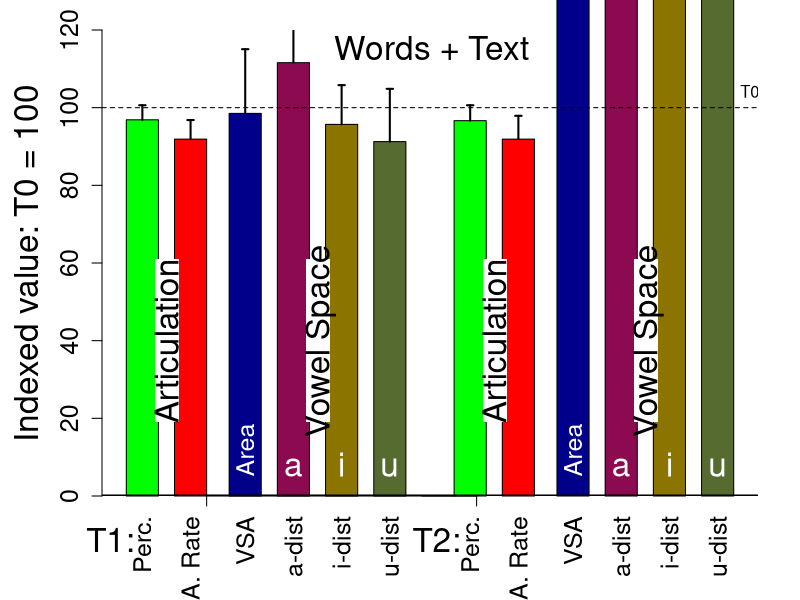
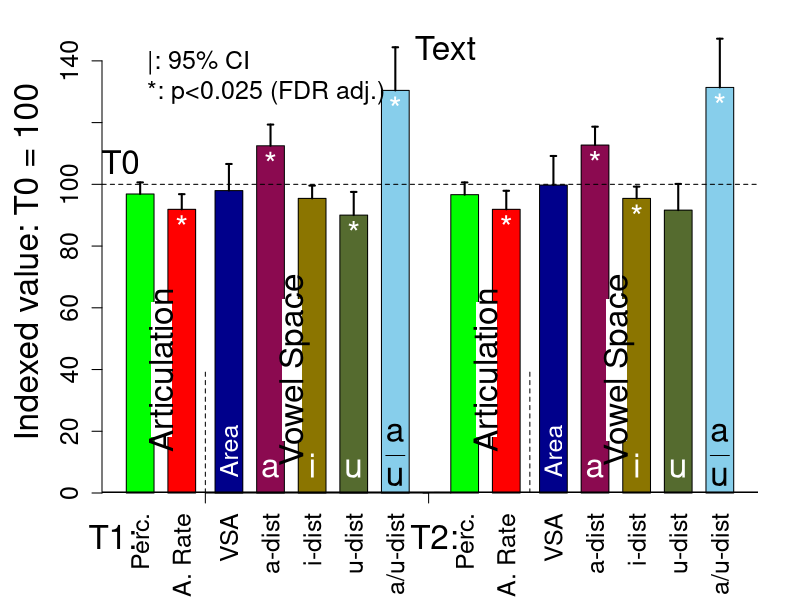
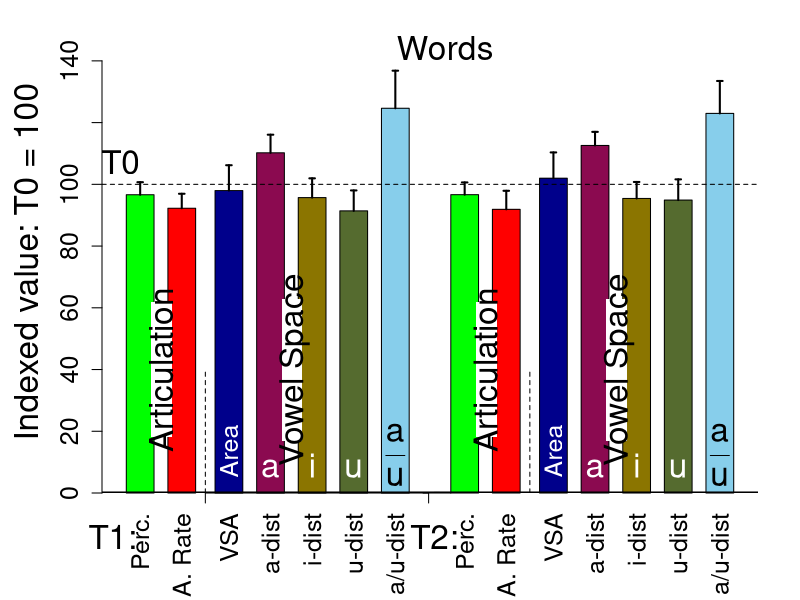

The R source for these figures, in order:
# R
#
# Copyright: 2017-2018, R.J.J.H. van Son and the Netherlands Cancer Institute
# License: GNU GPL v2 or later
# email: r.v.son@nki.nl
#
#
library("lmtest")
#
# A4 size in Inches
OutputWidth <-  11.692;
OutputHeight <- 7.5;
#
filenameTextWords <- "PerceptualArtRateVSA_hist_TextWords.pdf"
filenameText <- "PerceptualArtRateVSA_hist_Text.pdf"
filenameWords <- "PerceptualArtRateVSA_hist_Words.pdf"


LexpTableIndividual <- read.table("ListeningExp.tsv", header = TRUE, sep = "\t", na.strings = "-");
LexpTableIndividual$T <- factor(LexpTableIndividual$T, ordered=TRUE)
LexpTableIndividual$Speaker <- factor(LexpTableIndividual$Speaker, ordered=FALSE)

PatakaTable <- read.table("Pataka_results.tsv", header = TRUE, sep = "\t", na.strings = "-");

VowelTable <- read.table("Patient_data_Robust.tsv", header = TRUE, sep = "\t", na.strings = "-");
VowelTable$T <- factor(VowelTable$T, ordered=TRUE)
VowelTable$Speaker <- factor(VowelTable$Speaker, ordered=TRUE)

# Normalize scores
LexpTableIndividual$NormRating <- LexpTableIndividual$Rating
for(eval in unique(LexpTableIndividual$Evaluator)){
	LexpTableIndividual[LexpTableIndividual$Evaluator==eval,]$NormRating <- as.vector(scale(LexpTableIndividual[LexpTableIndividual$Evaluator==eval,]$Rating))
}

LexpTable <- aggregate(cbind(Rating, NormRating)~Speaker+T+Sex, data=LexpTableIndividual, mean);
VowelTable <- merge(VowelTable, LexpTable, by=c("Speaker", "T", "Sex"), sort = TRUE, all = TRUE)
VowelTable <- merge(VowelTable, PatakaTable, by = c("Speaker", "T"), suffixes = c("", ".pataka"), sort = TRUE, all=TRUE)


# Convert to T0, T1, T2 table
T0Table <- subset(VowelTable, subset = T == 0)
T1Table <- subset(VowelTable, subset = T == 1)
T2Table <- subset(VowelTable, subset = T == 2)
names(T2Table) <- paste(names(T2Table),".T2", sep="")
names(T2Table)[1] <- "Speaker"
names(T2Table)[2] <- "T"
names(T2Table)[3] <- "Sex"
names(T2Table)[4] <- "Name"
names(T2Table)[5] <- "Task"

TimeTable <- merge(T0Table, T1Table, by = c("Speaker", "Task"), suffixes = c(".T0", ".T1"), sort = TRUE, all = TRUE)
TimeTable <- merge(TimeTable, T2Table, by = c("Speaker", "Task"), sort = TRUE, all = TRUE)

# Indexed values on time T0
TimeTable$IdxNormRating.T1 <- 100 + 12*(TimeTable$NormRating.T1 - TimeTable$NormRating.T0)
TimeTable$IdxNormRating.T2 <- 100 + 12*(TimeTable$NormRating.T2 - TimeTable$NormRating.T0)

TimeTable$Idxart.rate.T1 <- 100 * TimeTable$art.rate.T1 / TimeTable$art.rate.T0
TimeTable$Idxart.rate.T2 <- 100 * TimeTable$art.rate.T2 / TimeTable$art.rate.T0

TimeTable$IdxArea2.T1 <- 100 * TimeTable$Area2.T1 / TimeTable$Area2.T0
TimeTable$IdxArea2.T2 <- 100 * TimeTable$Area2.T2 / TimeTable$Area2.T0

TimeTable$Idx.i.dist.T1 <- 100 * TimeTable$i.dist.T1 / TimeTable$i.dist.T0
TimeTable$Idx.i.dist.T2 <- 100 * TimeTable$i.dist.T2 / TimeTable$i.dist.T0

TimeTable$Idx.a.dist.T1 <- 100 * TimeTable$a.dist.T1 / TimeTable$a.dist.T0
TimeTable$Idx.a.dist.T2 <- 100 * TimeTable$a.dist.T2 / TimeTable$a.dist.T0

TimeTable$Idx.u.dist.T1 <- 100 * TimeTable$u.dist.T1 / TimeTable$u.dist.T0
TimeTable$Idx.u.dist.T2 <- 100 * TimeTable$u.dist.T2 / TimeTable$u.dist.T0


# Mean values and CI 
p.value <- function(x) {if(length(x)>2) {t <- t.test(x, na.rm=TRUE); t$p.value} else 1 }
ci <- function(x) {if(length(x)>3) {t <- t.test(x, na.rm=TRUE); (t$conf.int[[2]]- t$conf.int[[1]])/2} else 0 }

# Plot figure
pdf(filenameTextWords, width=OutputWidth, height=OutputHeight, useDingbats=FALSE);

indexLabels <- c("Perc.", "A. Rate", "VSA", "a-dist", "i-dist", "u-dist")
indexSpace <- c(0, 0.5, 0.7, 0.5, 0.5, 0.5)

combinedTable <- merge(TimeTable[TimeTable$Task=="Words",], TimeTable[TimeTable$Task=="Dapre",], by=c("Speaker", "Sex"))
IndexedValues.T1 <- c(
mean(TimeTable[TimeTable$Task=="Dapre",]$IdxNormRating.T1, na.rm=TRUE),
mean(TimeTable[TimeTable$Task=="Dapre",]$Idxart.rate.T1, na.rm=TRUE),
mean((combinedTable$IdxArea2.T1.x+combinedTable$IdxArea2.T1.y)/2, na.rm=TRUE),
mean((combinedTable$Idx.a.dist.T1.x+combinedTable$Idx.a.dist.T1.y)/2, na.rm=TRUE),
mean((combinedTable$Idx.i.dist.T1.x+combinedTable$Idx.i.dist.T1.y)/2, na.rm=TRUE),
mean((combinedTable$Idx.u.dist.T1.x+combinedTable$Idx.u.dist.T1.y)/2, na.rm=TRUE)
)
IndexedValues.T1.CI <- c(
ci(TimeTable[TimeTable$Task=="Dapre",]$IdxNormRating.T1),
ci(TimeTable[TimeTable$Task=="Dapre",]$Idxart.rate.T1),
ci((combinedTable$IdxArea2.T1.x+combinedTable$IdxArea2.T1.y)),
ci((combinedTable$Idx.a.dist.T1.x+combinedTable$Idx.a.dist.T1.y)),
ci((combinedTable$Idx.i.dist.T1.x+combinedTable$Idx.i.dist.T1.y)),
ci((combinedTable$Idx.u.dist.T1.x+combinedTable$Idx.u.dist.T1.y))
)
IndexedValues.T2 <- c(
mean(TimeTable[TimeTable$Task=="Dapre",]$IdxNormRating.T2, na.rm=TRUE),
mean(TimeTable[TimeTable$Task=="Dapre",]$Idxart.rate.T2, na.rm=TRUE),
mean((combinedTable$IdxArea2.T2.x+combinedTable$IdxArea2.T2.y), na.rm=TRUE),
mean((combinedTable$Idx.a.dist.T2.x+combinedTable$Idx.a.dist.T2.y), na.rm=TRUE),
mean((combinedTable$Idx.i.dist.T2.x+combinedTable$Idx.i.dist.T2.y), na.rm=TRUE),
mean((combinedTable$Idx.u.dist.T2.x+combinedTable$Idx.u.dist.T2.y), na.rm=TRUE)
)
IndexedValues.T2.CI <- c(
ci(TimeTable[TimeTable$Task=="Dapre",]$IdxNormRating.T2),
ci(TimeTable[TimeTable$Task=="Dapre",]$Idxart.rate.T2),
ci((combinedTable$IdxArea2.T2.x+combinedTable$IdxArea2.T2.y)),
ci((combinedTable$Idx.a.dist.T2.x+combinedTable$Idx.a.dist.T2.y)),
ci((combinedTable$Idx.i.dist.T2.x+combinedTable$Idx.i.dist.T2.y)),
ci((combinedTable$Idx.u.dist.T2.x+combinedTable$Idx.u.dist.T2.y))
)

par(mai=c(1.04,1.02,0.3,0.42))
par(family="Helvetica")
colorlist <- c("green1", "red1", "darkblue", "deeppink4", "gold4", "darkolivegreen", "skyblue", "red", "deeppink", "green")

x <- barplot(c(IndexedValues.T1, 0, IndexedValues.T2), ylim=c(0, 120), ylab="Indexed value: T0 = 100", cex.lab=2, cex.axis=1.5, col=c(colorlist[1:6], "grey", colorlist[1:6]), space=c(indexSpace, 0.5, indexSpace))
abline(h=100, lty=2)
abline(h=0, lty=1, lwd=3)
axis(side=1, labels=c(indexLabels, " ", indexLabels), at=x, cex.axis=1.5, las=3, tick=FALSE)
axis(at=c(2.5, 10.9), tick=TRUE, side=1, labels=FALSE)
mtext("T1:", at=c(-0.5), line=2, side=1, cex=2)
mtext("T2:", at=c(9.65), line=2, side=1, cex=2)

segments(x, c(IndexedValues.T1, 0, IndexedValues.T2), x, c(IndexedValues.T1, 0, IndexedValues.T2)+c(IndexedValues.T1.CI, 0, IndexedValues.T2.CI), lwd=2)
segments(x-0.1, c(IndexedValues.T1, 0, IndexedValues.T2)+c(IndexedValues.T1.CI, 0, IndexedValues.T2.CI), x+0.1, c(IndexedValues.T1, 0, IndexedValues.T2)+c(IndexedValues.T1.CI, 0, IndexedValues.T2.CI), lwd=2)

text(9.5, 120, labels="Words + Text", pos=1, cex=2)
text(x[13]+1, 100, labels="T0", pos=3, cex=1)

rect(((x[1]+x[2])/2 - 0.35), 19, ((x[1]+x[2])/2 + 0.4), 61, col="white", border="white", lty=0)
rect(((x[8]+x[9])/2 - 0.35), 19, ((x[8]+x[9])/2 + 0.4), 61, col="white", border="white", lty=0)
rect(((x[4]+x[5])/2 - 0.35), 19, ((x[4]+x[5])/2 + 0.4), 61, col="white", border="white", lty=0)
rect(((x[11]+x[12])/2 - 0.35), 19, ((x[11]+x[12])/2 + 0.4), 61, col="white", border="white", lty=0)

text((x[1]+x[2])/2, 40, labels="Articulation", adj=c(0.5, 0.5), cex=2, srt=90)
text((x[8]+x[9])/2, 40, labels="Articulation", adj=c(0.5, 0.5), cex=2, srt=90)
text((x[4]+x[5])/2, 40, labels="Vowel Space", adj=c(0.5, 0.5), cex=2, srt=90)
text((x[11]+x[12])/2, 40, labels="Vowel Space", adj=c(0.5, 0.5), cex=2, srt=90)

text(x[3], 5, labels="Area", adj=c(0, 0.5), cex=1.5, srt=90, col="white")
text(x[4], 5, labels="a", adj=c(0.5, 0), cex=2, col="white")
text(x[5], 5, labels="i", adj=c(0.5, 0), cex=2, col="white")
text(x[6], 5, labels="u", adj=c(0.5, 0), cex=2, col="white")
text(x[10], 5, labels="Area", adj=c(0, 0.5), cex=1.5, srt=90, col="white")
text(x[11], 5, labels="a", adj=c(0.5, 0), cex=2, col="white")
text(x[12], 5, labels="i", adj=c(0.5, 0), cex=2, col="white")
text(x[13], 5, labels="u", adj=c(0.5, 0), cex=2, col="white")

dev.off(dev.cur())

# Text Mean values and CI 

# Plot figure
pdf(filenameText, width=OutputWidth, height=OutputHeight, useDingbats=FALSE);

indexLabels <- c("Perc.", "A. Rate", "VSA", "a-dist", "i-dist", "u-dist", "a/u-dist")
indexSpace <- c(0, 0.5, 0.7, 0.5, 0.5, 0.5, 0.5)

combinedTable <- TimeTable[TimeTable$Task=="Dapre",]
IndexedValues.T1 <- c(
mean(TimeTable[TimeTable$Task=="Dapre",]$IdxNormRating.T1, na.rm=TRUE),
mean(TimeTable[TimeTable$Task=="Dapre",]$Idxart.rate.T1, na.rm=TRUE),
mean(combinedTable$IdxArea2.T1, na.rm=TRUE),
mean(combinedTable$Idx.a.dist.T1, na.rm=TRUE),
mean(combinedTable$Idx.i.dist.T1, na.rm=TRUE),
mean(combinedTable$Idx.u.dist.T1, na.rm=TRUE),
mean(100*combinedTable$Idx.a.dist.T1/combinedTable$Idx.u.dist.T1, na.rm=TRUE)
)
IndexedValues.T1.CI <- c(
ci(TimeTable[TimeTable$Task=="Dapre",]$IdxNormRating.T1),
ci(TimeTable[TimeTable$Task=="Dapre",]$Idxart.rate.T1),
ci(combinedTable$IdxArea2.T1),
ci(combinedTable$Idx.a.dist.T1),
ci(combinedTable$Idx.i.dist.T1),
ci(combinedTable$Idx.u.dist.T1),
ci(100*combinedTable$Idx.a.dist.T1/combinedTable$Idx.u.dist.T1)
)
IndexedValues.T1.P <- c(
p.value(TimeTable[TimeTable$Task=="Dapre",]$IdxNormRating.T1-100),
p.value(TimeTable[TimeTable$Task=="Dapre",]$Idxart.rate.T1-100),
p.value(combinedTable$IdxArea2.T1-100),
p.value(combinedTable$Idx.a.dist.T1-100),
p.value(combinedTable$Idx.i.dist.T1-100),
p.value(combinedTable$Idx.u.dist.T1-100),
p.value(100*combinedTable$Idx.a.dist.T1/combinedTable$Idx.u.dist.T1-100)
)
IndexedValues.T2 <- c(
mean(TimeTable[TimeTable$Task=="Dapre",]$IdxNormRating.T2, na.rm=TRUE),
mean(TimeTable[TimeTable$Task=="Dapre",]$Idxart.rate.T2, na.rm=TRUE),
mean(combinedTable$IdxArea2.T2, na.rm=TRUE),
mean(combinedTable$Idx.a.dist.T2, na.rm=TRUE),
mean(combinedTable$Idx.i.dist.T2, na.rm=TRUE),
mean(combinedTable$Idx.u.dist.T2, na.rm=TRUE),
mean(100*combinedTable$Idx.a.dist.T2/combinedTable$Idx.u.dist.T2, na.rm=TRUE)
)
IndexedValues.T2.CI <- c(
ci(TimeTable[TimeTable$Task=="Dapre",]$IdxNormRating.T2),
ci(TimeTable[TimeTable$Task=="Dapre",]$Idxart.rate.T2),
ci(combinedTable$IdxArea2.T2),
ci(combinedTable$Idx.a.dist.T2),
ci(combinedTable$Idx.i.dist.T2),
ci(combinedTable$Idx.u.dist.T2),
ci(100*combinedTable$Idx.a.dist.T2/combinedTable$Idx.u.dist.T2)
)
IndexedValues.T2.P <- c(
p.value(TimeTable[TimeTable$Task=="Dapre",]$IdxNormRating.T2-100),
p.value(TimeTable[TimeTable$Task=="Dapre",]$Idxart.rate.T2-100),
p.value(combinedTable$IdxArea2.T2-100),
p.value(combinedTable$Idx.a.dist.T2-100),
p.value(combinedTable$Idx.i.dist.T2-100),
p.value(combinedTable$Idx.u.dist.T2-100),
p.value(100*combinedTable$Idx.a.dist.T2/combinedTable$Idx.u.dist.T2-100)
)

par(mai=c(1.07,1.02,0.3,0.42))
par(family="Helvetica")
colorlist <- c("green1", "red1", "darkblue", "deeppink4", "gold4", "darkolivegreen", "skyblue", "red", "deeppink", "green")

x <- barplot(c(IndexedValues.T1, 0, IndexedValues.T2), ylim=c(0, 150), ylab="Indexed value: T0 = 100", cex.lab=2, cex.axis=1.5, col=c(colorlist[1:7], "grey", colorlist[1:7]), space=c(indexSpace, 0.5, indexSpace))
abline(h=100, lty=2)
abline(h=0, lty=1, lwd=3)
axis(side=1, labels=c(indexLabels, " ", indexLabels), at=x, cex.axis=1.5, las=3, tick=FALSE)
axis(at=c(2.85, 10.9), tick=TRUE, side=1, labels=FALSE)
segments(c(2.85, (x[10]+x[11])/2), c(0,0), c(2.85, (x[10]+x[11])/2), c(40,40), lty=2)
mtext("T1:", at=c(-0.5), line=2, side=1, cex=2)
mtext("T2:", at=c(11.1), line=2, side=1, cex=2)

segments(x, c(IndexedValues.T1, 0, IndexedValues.T2), x, c(IndexedValues.T1, 0, IndexedValues.T2)+c(IndexedValues.T1.CI, 0, IndexedValues.T2.CI), lwd=2)
segments(x-0.1, c(IndexedValues.T1, 0, IndexedValues.T2)+c(IndexedValues.T1.CI, 0, IndexedValues.T2.CI), x+0.1, c(IndexedValues.T1, 0, IndexedValues.T2)+c(IndexedValues.T1.CI, 0, IndexedValues.T2.CI), lwd=2)

p.Texts <- c()
p.Texts[1:15] <- ""
p.Texts[c(IndexedValues.T1.P <= 0.025, FALSE, IndexedValues.T2.P <= 0.025)] <- "*"
text(x, c(IndexedValues.T1, 0, IndexedValues.T2), labels=p.Texts, pos=1, cex=2, col="white")
print(c(IndexedValues.T1.P, FALSE, IndexedValues.T2.P))
print(p.Texts)

text(11.5, 150, labels="Text", pos=1, cex=2)
text(-0.2, 100, labels="T0", pos=3, cex=2)

rect(((x[1]+x[2])/2 - 0.35), 18, ((x[1]+x[2])/2 + 0.4), 62, col="white", border="white", lty=0)
rect(((x[9]+x[10])/2 - 0.35), 18, ((x[9]+x[10])/2 + 0.4), 62, col="white", border="white", lty=0)
rect(((x[4]+x[5])/2 - 0.35), 17, ((x[4]+x[5])/2 + 0.4), 63, col="white", border="white", lty=0)
rect(((x[12]+x[13])/2 - 0.35), 17, ((x[12]+x[13])/2 + 0.4), 63, col="white", border="white", lty=0)

text((x[1]+x[2])/2, 40, labels="Articulation", adj=c(0.5, 0.5), cex=2, srt=90)
text((x[9]+x[10])/2, 40, labels="Articulation", adj=c(0.5, 0.5), cex=2, srt=90)
text((x[4]+x[5])/2, 40, labels="Vowel Space", adj=c(0.5, 0.5), cex=2, srt=90)
text((x[12]+x[13])/2, 40, labels="Vowel Space", adj=c(0.5, 0.5), cex=2, srt=90)

text(x[3], 5, labels="Area", adj=c(0, 0.5), cex=1.5, srt=90, col="white")
text(x[4], 5, labels="a", adj=c(0.5, 0), cex=2, col="white")
text(x[5], 5, labels="i", adj=c(0.5, 0), cex=2, col="white")
text(x[6], 5, labels="u", adj=c(0.5, 0), cex=2, col="white")
text(x[7], 2, labels=expression(over(a, u)), adj=c(0.5, 0), cex=2, col="black")
text(x[11], 5, labels="Area", adj=c(0, 0.5), cex=1.5, srt=90, col="white")
text(x[12], 5, labels="a", adj=c(0.5, 0), cex=2, col="white")
text(x[13], 5, labels="i", adj=c(0.5, 0), cex=2, col="white")
text(x[14], 5, labels="u", adj=c(0.5, 0), cex=2, col="white")
text(x[15], 2, labels=expression(over(a, u)), adj=c(0.5, 0), cex=2, col="black")

legend("topleft", legend=c("|: 95% CI", "*: p<0.025 (FDR adj.)"), bty="n", cex=1.5, xjust=1)


dev.off(dev.cur())

# Words Mean values and CI 
pdf(filenameWords, width=OutputWidth, height=OutputHeight, useDingbats=FALSE);

indexLabels <- c("Perc.", "A. Rate", "VSA", "a-dist", "i-dist", "u-dist", "a/u-dist")

combinedTable <- TimeTable[TimeTable$Task=="Words",]
IndexedValues.T1 <- c(
mean(TimeTable[TimeTable$Task=="Words",]$IdxNormRating.T1, na.rm=TRUE),
mean(TimeTable[TimeTable$Task=="Words",]$Idxart.rate.T1, na.rm=TRUE),
mean(combinedTable$IdxArea2.T1, na.rm=TRUE),
mean(combinedTable$Idx.a.dist.T1, na.rm=TRUE),
mean(combinedTable$Idx.i.dist.T1, na.rm=TRUE),
mean(combinedTable$Idx.u.dist.T1, na.rm=TRUE),
mean(100*combinedTable$Idx.a.dist.T1/combinedTable$Idx.u.dist.T1, na.rm=TRUE)
)
IndexedValues.T1.CI <- c(
ci(TimeTable[TimeTable$Task=="Words",]$IdxNormRating.T1),
ci(TimeTable[TimeTable$Task=="Words",]$Idxart.rate.T1),
ci(combinedTable$IdxArea2.T1),
ci(combinedTable$Idx.a.dist.T1),
ci(combinedTable$Idx.i.dist.T1),
ci(combinedTable$Idx.u.dist.T1),
ci(100*combinedTable$Idx.a.dist.T1/combinedTable$Idx.u.dist.T1)
)
IndexedValues.T1.P <- c(
p.value(TimeTable[TimeTable$Task=="Words",]$IdxNormRating.T1-100),
p.value(TimeTable[TimeTable$Task=="Words",]$Idxart.rate.T1-100),
p.value(combinedTable$IdxArea2.T1-100),
p.value(combinedTable$Idx.a.dist.T1-100),
p.value(combinedTable$Idx.i.dist.T1-100),
p.value(combinedTable$Idx.u.dist.T1-100),
p.value(100*combinedTable$Idx.a.dist.T1/combinedTable$Idx.u.dist.T1-100)
)
IndexedValues.T2 <- c(
mean(TimeTable[TimeTable$Task=="Words",]$IdxNormRating.T2, na.rm=TRUE),
mean(TimeTable[TimeTable$Task=="Words",]$Idxart.rate.T2, na.rm=TRUE),
mean(combinedTable$IdxArea2.T2, na.rm=TRUE),
mean(combinedTable$Idx.a.dist.T2, na.rm=TRUE),
mean(combinedTable$Idx.i.dist.T2, na.rm=TRUE),
mean(combinedTable$Idx.u.dist.T2, na.rm=TRUE),
mean(100*combinedTable$Idx.a.dist.T2/combinedTable$Idx.u.dist.T2, na.rm=TRUE)
)
IndexedValues.T2.CI <- c(
ci(TimeTable[TimeTable$Task=="Words",]$IdxNormRating.T2),
ci(TimeTable[TimeTable$Task=="Words",]$Idxart.rate.T2),
ci(combinedTable$IdxArea2.T2),
ci(combinedTable$Idx.a.dist.T2),
ci(combinedTable$Idx.i.dist.T2),
ci(combinedTable$Idx.u.dist.T2),
ci(100*combinedTable$Idx.a.dist.T2/combinedTable$Idx.u.dist.T2)
)
IndexedValues.T2.P <- c(
p.value(TimeTable[TimeTable$Task=="Words",]$IdxNormRating.T2-100),
p.value(TimeTable[TimeTable$Task=="Words",]$Idxart.rate.T2-100),
p.value(combinedTable$IdxArea2.T2-100),
p.value(combinedTable$Idx.a.dist.T2-100),
p.value(combinedTable$Idx.i.dist.T2-100),
p.value(combinedTable$Idx.u.dist.T2-100),
p.value(100*combinedTable$Idx.a.dist.T2/combinedTable$Idx.u.dist.T2-100)
)

par(mai=c(1.07,1.02,0.3,0.42))
par(family="Helvetica")
colorlist <- c("green1", "red1", "darkblue", "deeppink4", "gold4", "darkolivegreen", "skyblue", "red", "deeppink", "green")

x <- barplot(c(IndexedValues.T1, 0, IndexedValues.T2), ylim=c(0, 150), ylab="Indexed value: T0 = 100", cex.lab=2, cex.axis=1.5, col=c(colorlist[1:7], "grey", colorlist[1:7]), space=c(indexSpace, 0.5, indexSpace))
abline(h=100, lty=2)
abline(h=0, lty=1, lwd=3)
axis(side=1, labels=c(indexLabels, " ", indexLabels), at=x, cex.axis=1.5, las=3, tick=FALSE)
axis(at=c(2.85, 10.9), tick=TRUE, side=1, labels=FALSE)
segments(c(2.85, (x[10]+x[11])/2), c(0,0), c(2.85, (x[10]+x[11])/2), c(40,40), lty=2)
mtext("T1:", at=c(-0.5), line=2, side=1, cex=2)
mtext("T2:", at=c(11.1), line=2, side=1, cex=2)

segments(x, c(IndexedValues.T1, 0, IndexedValues.T2), x, c(IndexedValues.T1, 0, IndexedValues.T2)+c(IndexedValues.T1.CI, 0, IndexedValues.T2.CI), lwd=2)
segments(x-0.1, c(IndexedValues.T1, 0, IndexedValues.T2)+c(IndexedValues.T1.CI, 0, IndexedValues.T2.CI), x+0.1, c(IndexedValues.T1, 0, IndexedValues.T2)+c(IndexedValues.T1.CI, 0, IndexedValues.T2.CI), lwd=2)

text(11.5, 150, labels="Words", pos=1, cex=2)
text(-0.2, 100, labels="T0", pos=3, cex=2)

rect(((x[1]+x[2])/2 - 0.35), 18, ((x[1]+x[2])/2 + 0.4), 62, col="white", border="white", lty=0)
rect(((x[9]+x[10])/2 - 0.35), 18, ((x[9]+x[10])/2 + 0.4), 62, col="white", border="white", lty=0)
rect(((x[4]+x[5])/2 - 0.35), 17, ((x[4]+x[5])/2 + 0.4), 63, col="white", border="white", lty=0)
rect(((x[12]+x[13])/2 - 0.35), 17, ((x[12]+x[13])/2 + 0.4), 63, col="white", border="white", lty=0)

text((x[1]+x[2])/2, 40, labels="Articulation", adj=c(0.5, 0.5), cex=2, srt=90)
text((x[9]+x[10])/2, 40, labels="Articulation", adj=c(0.5, 0.5), cex=2, srt=90)
text((x[4]+x[5])/2, 40, labels="Vowel Space", adj=c(0.5, 0.5), cex=2, srt=90)
text((x[12]+x[13])/2, 40, labels="Vowel Space", adj=c(0.5, 0.5), cex=2, srt=90)

text(x[3], 5, labels="Area", adj=c(0, 0.5), cex=1.5, srt=90, col="white")
text(x[4], 5, labels="a", adj=c(0.5, 0), cex=2, col="white")
text(x[5], 5, labels="i", adj=c(0.5, 0), cex=2, col="white")
text(x[6], 5, labels="u", adj=c(0.5, 0), cex=2, col="white")
text(x[7], 2, labels=expression(over(a, u)), adj=c(0.5, 0), cex=2, col="black")
text(x[11], 5, labels="Area", adj=c(0, 0.5), cex=1.5, srt=90, col="white")
text(x[12], 5, labels="a", adj=c(0.5, 0), cex=2, col="white")
text(x[13], 5, labels="i", adj=c(0.5, 0), cex=2, col="white")
text(x[14], 5, labels="u", adj=c(0.5, 0), cex=2, col="white")
text(x[15], 2, labels=expression(over(a, u)), adj=c(0.5, 0), cex=2, col="black")

dev.off(dev.cur())


# Statistics

# ArtRate
cat(capture.output(t.test(TimeTable[TimeTable$Task=="Dapre",]$Idxart.rate.T1, mu=100, na.rm=TRUE)), sep = "\n", file = "", append = TRUE)
cat(capture.output(t.test(TimeTable[TimeTable$Task=="Dapre",]$Idxart.rate.T2, mu=100, na.rm=TRUE)), sep = "\n", file = "", append = TRUE)
cat(capture.output(t.test(TimeTable[TimeTable$Task=="Dapre",]$Idxart.rate.T1, TimeTable[TimeTable$Task=="Dapre",]$Idxart.rate.T2, paired=TRUE, na.rm=TRUE)), sep = "\n", file = "", append = TRUE)

# NormRating
cat(capture.output(t.test(TimeTable[TimeTable$Task=="Dapre",]$IdxNormRating.T1, mu=0, na.rm=TRUE)), sep = "\n", file = "", append = TRUE)
cat(capture.output(t.test(TimeTable[TimeTable$Task=="Dapre",]$IdxNormRating.T2, mu=0, na.rm=TRUE)), sep = "\n", file = "", append = TRUE)
cat(capture.output(t.test(TimeTable[TimeTable$Task=="Dapre",]$IdxNormRating.T1, TimeTable[TimeTable$Task=="Dapre",]$IdxNormRating.T2, paired=TRUE, na.rm=TRUE)), sep = "\n", file = "", append = TRUE)

# Dapre
cat(capture.output(t.test(TimeTable[TimeTable$Task=="Dapre",]$IdxArea2.T1, mu=100, na.rm=TRUE)), sep = "\n", file = "", append = TRUE)
cat(capture.output(t.test(TimeTable[TimeTable$Task=="Dapre",]$IdxArea2.T2, mu=100, na.rm=TRUE)), sep = "\n", file = "", append = TRUE)

cat(capture.output(t.test(TimeTable[TimeTable$Task=="Dapre",]$Idx.i.dist.T1, mu=100, na.rm=TRUE)), sep = "\n", file = "", append = TRUE)
cat(capture.output(t.test(TimeTable[TimeTable$Task=="Dapre",]$Idx.i.dist.T2, mu=100, na.rm=TRUE)), sep = "\n", file = "", append = TRUE)

cat(capture.output(t.test(TimeTable[TimeTable$Task=="Dapre",]$Idx.a.dist.T1, mu=100, na.rm=TRUE)), sep = "\n", file = "", append = TRUE)
cat(capture.output(t.test(TimeTable[TimeTable$Task=="Dapre",]$Idx.a.dist.T2, mu=100, na.rm=TRUE)), sep = "\n", file = "", append = TRUE)

cat(capture.output(t.test(TimeTable[TimeTable$Task=="Dapre",]$Idx.u.dist.T1, mu=100, na.rm=TRUE)), sep = "\n", file = "", append = TRUE)
cat(capture.output(t.test(TimeTable[TimeTable$Task=="Dapre",]$Idx.u.dist.T2, mu=100, na.rm=TRUE)), sep = "\n", file = "", append = TRUE)

# Words
cat(capture.output(t.test(TimeTable[TimeTable$Task=="Words",]$IdxArea2.T1, mu=100, na.rm=TRUE)), sep = "\n", file = "", append = TRUE)
cat(capture.output(t.test(TimeTable[TimeTable$Task=="Words",]$IdxArea2.T2, mu=100, na.rm=TRUE)), sep = "\n", file = "", append = TRUE)

cat(capture.output(t.test(TimeTable[TimeTable$Task=="Words",]$Idx.i.dist.T1, mu=100, na.rm=TRUE)), sep = "\n", file = "", append = TRUE)
cat(capture.output(t.test(TimeTable[TimeTable$Task=="Words",]$Idx.i.dist.T2, mu=100, na.rm=TRUE)), sep = "\n", file = "", append = TRUE)

cat(capture.output(t.test(TimeTable[TimeTable$Task=="Words",]$Idx.a.dist.T1, mu=100, na.rm=TRUE)), sep = "\n", file = "", append = TRUE)
cat(capture.output(t.test(TimeTable[TimeTable$Task=="Words",]$Idx.a.dist.T2, mu=100, na.rm=TRUE)), sep = "\n", file = "", append = TRUE)

cat(capture.output(t.test(TimeTable[TimeTable$Task=="Words",]$Idx.u.dist.T1, mu=100, na.rm=TRUE)), sep = "\n", file = "", append = TRUE)
cat(capture.output(t.test(TimeTable[TimeTable$Task=="Words",]$Idx.u.dist.T2, mu=100, na.rm=TRUE)), sep = "\n", file = "", append = TRUE)

# Words+Dapre                                                                            
cat(capture.output(t.test(TimeTable[TimeTable$Task=="Words",]$IdxArea2.T1+TimeTable[TimeTable$Task=="Dapre",]$IdxArea2.T1   , mu=200, na.rm=TRUE)), sep = "\n", file = "", append = TRUE)
cat(capture.output(t.test(TimeTable[TimeTable$Task=="Words",]$IdxArea2.T2+TimeTable[TimeTable$Task=="Dapre",]$IdxArea2.T2    , mu=200, na.rm=TRUE)), sep = "\n", file = "", append = TRUE)
                                                                            
cat(capture.output(t.test(TimeTable[TimeTable$Task=="Words",]$Idx.i.dist.T1+TimeTable[TimeTable$Task=="Dapre",]$Idx.i.dist.T1   , mu=200, na.rm=TRUE)), sep = "\n", file = "", append = TRUE)
cat(capture.output(t.test(TimeTable[TimeTable$Task=="Words",]$Idx.i.dist.T2+TimeTable[TimeTable$Task=="Dapre",]$Idx.i.dist.T2  , mu=200, na.rm=TRUE)), sep = "\n", file = "", append = TRUE)
                                                                            
cat(capture.output(t.test(TimeTable[TimeTable$Task=="Words",]$Idx.a.dist.T1+TimeTable[TimeTable$Task=="Dapre",]$Idx.a.dist.T1  , mu=200, na.rm=TRUE)), sep = "\n", file = "", append = TRUE)
cat(capture.output(t.test(TimeTable[TimeTable$Task=="Words",]$Idx.a.dist.T2+TimeTable[TimeTable$Task=="Dapre",]$Idx.a.dist.T2  , mu=200, na.rm=TRUE)), sep = "\n", file = "", append = TRUE)
                                                                            
cat(capture.output(t.test(TimeTable[TimeTable$Task=="Words",]$Idx.u.dist.T1+TimeTable[TimeTable$Task=="Dapre",]$Idx.u.dist.T1  , mu=200, na.rm=TRUE)), sep = "\n", file = "", append = TRUE)
cat(capture.output(t.test(TimeTable[TimeTable$Task=="Words",]$Idx.u.dist.T2+TimeTable[TimeTable$Task=="Dapre",]$Idx.u.dist.T2   , mu=200, na.rm=TRUE)), sep = "\n", file = "", append = TRUE)
